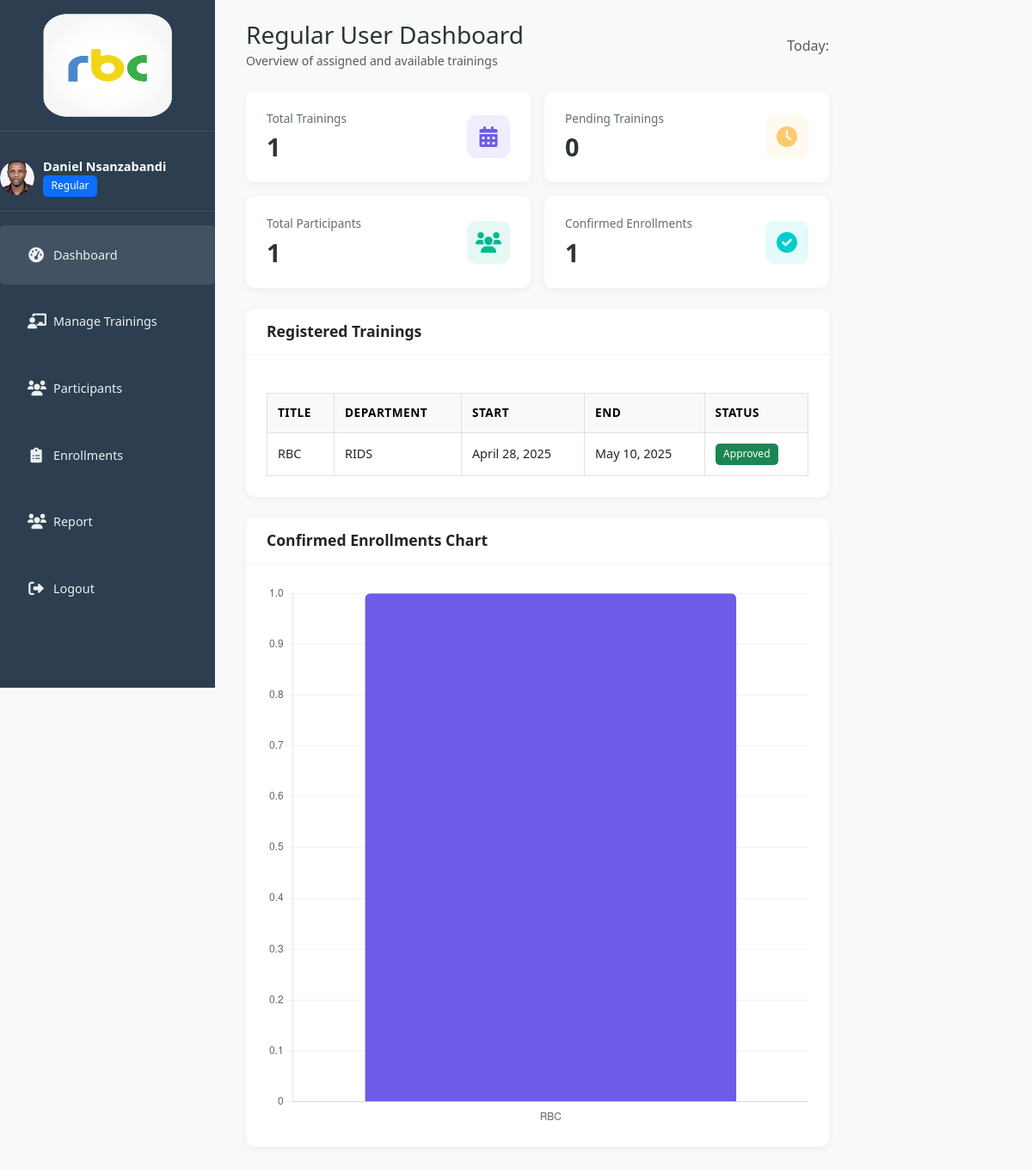
/ (signed in), run on the app's committed database.
### trainings/models.py (models this page shows, shortened)
class Staff(AbstractUser):
    ROLE_CHOICES = (
        ('admin', 'Admin'),
        ('regular', 'Regular'),
        ('supervisor', 'Supervisor'),
    )
    contact_number = models.CharField(max_length=20, blank=True)
    position = models.CharField(max_length=100, blank=True)
    department = models.ForeignKey(Department, on_delete=models.SET_NULL, null=True, blank=True)
    role = models.CharField(max_length=50, choices=ROLE_CHOICES, null=True, blank=True)
    profile_picture = models.ImageField(upload_to='profile_pics/', null=True, blank=True)
    active = models.BooleanField(default=False)

class Training(models.Model):
    STATUS_CHOICES = (
        ('pending', 'Pending Approval'),
        ('approved', 'Approved'),
        ('rejected', 'Rejected'),
        ('in_progress', 'In Progress'),
        ('completed', 'Completed'),
        ('canceled', 'Canceled'),
    )
    title = models.CharField(max_length=200)
    department = models.ForeignKey(Department, on_delete=models.SET_NULL, null=True, blank=True)
    province = models.ForeignKey(Province, on_delete=models.SET_NULL, null=True, blank=True)
    district = models.ForeignKey(District, on_delete=models.SET_NULL, null=True, blank=True)
    venue = models.CharField(max_length=255)
    start_date = models.DateField()
    end_date = models.DateField()
    max_capacity = models.PositiveIntegerField()
    rejection_reason = models.TextField(blank=True, null=True)
    coordinator = models.ForeignKey(
        'Staff',
        on_delete=models.SET_NULL,
        null=True,
        blank=True,
        related_name='coordinated_trainings'
    )
    created_by = models.ForeignKey('Staff', on_delete=models.CASCADE)
    status = models.CharField(max_length=20, choices=STATUS_CHOICES, default='pending')
    created_at = models.DateTimeField(auto_now_add=True)
    class Meta:
        ordering = ['-created_at']

class Department(models.Model):
    name = models.CharField(max_length=100, unique=True)
    class Meta:
        ordering = ['name']
    def __str__(self):
        return self.name

### trainings/views.py (the view)
# urls.py: path('', views.dashboard, name='dashboard'),
@login_required
def dashboard(request):
    staff = request.user
    if not staff.active or not staff.role:
        messages.warning(request, "Your account is pending approval. Please wait for admin activation.")
        return redirect('pending_approval')
    if staff.role == 'admin':
        trainings = Training.objects.all()
    elif staff.role == 'supervisor':
        trainings = Training.objects.filter(coordinator=staff)
    else:
        trainings = Training.objects.filter(department=staff.department)
    enrollments = Enrollment.objects.filter(training__in=trainings)
    participants = Participant.objects.all()
    if staff.role == 'regular':
        participants = participants.filter(department=staff.department)
    training_stats = {
        t.id: {
            'confirmed': t.enrollment_set.filter(confirmation_status='confirmed').count(),
            'pending': t.enrollment_set.filter(confirmation_status='pending').count(),
            'total': t.enrollment_set.count()
        }
        for t in trainings
    }
    context = {
        'staff': staff,
        'trainings': trainings,
        'training_stats': training_stats,
        'total_trainings': trainings.count(),
        'pending_trainings': trainings.filter(status='pending').count(),
        'total_confirmed': enrollments.filter(confirmation_status='confirmed').count(),
        'total_participants': participants.count(),
        'chart_labels': [t.title for t in trainings],
        'chart_data': [t.enrollment_set.filter(confirmation_status='confirmed').count() for t in trainings],
    }
    if staff.role == 'admin':
        return render(request, 'trainings/admin_dashboard.html', context)
    elif staff.role == 'supervisor':
        return render(request, 'trainings/supervisor_dashboard.html', context)
    else:
        return render(request, 'trainings/regular_dashboard.html', context)

### trainings/templates/trainings/regular_dashboard.html (shortened to what this page needs)
{% extends 'base.html' %}
{% load custom_tags %}
{% load static %}
{% block content %}
<div class="d-flex">
  {% include 'trainings/sidebar.html' %}
  <div class="main-content px-4 pt-4 w-100">
    <div class="row align-items-center mb-4">
      <div class="col-md-6">
        <h3 class="mb-0">Regular User Dashboard</h3>
        <small class="text-muted">Overview of assigned and available trainings</small>
      </div>
      <div class="col-md-6 text-end">
        <span class="text-muted">Today: {{ current_date }}</span>
      </div>
    </div>
    <div class="stats-cards mb-4">
      <div class="stat-card"><div class="stat-info"><h6>Total Trainings</h6><h3>{{ total_trainings }}</h3></div><div class="stat-icon"><i class="fas fa-calendar-alt"></i></div></div>
      <div class="stat-card"><div class="stat-info"><h6>Pending Trainings</h6><h3>{{ pending_trainings }}</h3></div><div class="stat-icon"><i class="fas fa-clock"></i></div></div>
      <div class="stat-card"><div class="stat-info"><h6>Total Participants</h6><h3>{{ total_participants }}</h3></div><div class="stat-icon"><i class="fas fa-users"></i></div></div>
      <div class="stat-card"><div class="stat-info"><h6>Confirmed Enrollments</h6><h3>{{ total_confirmed }}</h3></div><div class="stat-icon"><i class="fas fa-check-circle"></i></div></div>
    </div>
    <div class="card mb-4">
      <div class="card-header">
        <h4>Registered Trainings</h4>
      </div>
      <div class="card-body">
        {% if trainings %}
        <div class="table-responsive">
          <table class="table table-bordered table-sm table-hover">
            <thead class="table-light">
              <tr>
                <th>Title</th>
                <th>Department</th>
                <th>Start</th>
                <th>End</th>
                <th>Status</th>
              </tr>
            </thead>
            <tbody>
              {% for training in trainings %}
              <tr>
                <td>{{ training.title }}</td>
                <td>{{ training.department }}</td>
                <td>{{ training.start_date }}</td>
                <td>{{ training.end_date }}</td>
                <td>
                  {% if training.status == 'approved' %}
                    <span class="badge bg-success">{{ training.status|title }}</span>
                  {% elif training.status == 'pending' %}
                    <span class="badge bg-warning text-dark">{{ training.status|title }}</span>
                  {% else %}
                    <span class="badge bg-secondary">{{ training.status|title }}</span>
                  {% endif %}
                </td>
              </tr>
              {% endfor %}
            </tbody>
          </table>
        </div>
        {% else %}
        <div class="text-center py-4">
          <i class="fas fa-calendar-alt fa-2x text-muted mb-2"></i>
          <p>No trainings available for you at the moment.</p>
        </div>
        {% endif %}
      </div>
    </div>
    <div class="card">
      <div class="card-header">
        <h4>Confirmed Enrollments Chart</h4>
      </div>
      <div class="card-body">
        <canvas id="enrollmentChart" height="300"></canvas>
      </div>
    </div>
  </div>
</div>
<script>
  const ctx = document.getElementById('enrollmentChart').getContext('2d');
  const enrollmentChart = new Chart(ctx, {
    type: 'bar',
    data: {
      labels: {{ chart_labels|safe }},
      datasets: [{
        label: 'Confirmed Enrollments',
        data: {{ chart_data|safe }},
        backgroundColor: '#6c5ce7',
        borderRadius: 6,
      }]
    },
    options: {
      responsive: true,
      plugins: {
        legend: { display: false },
        title: { display: false }
      },
      scales: {
        y: {
          beginAtZero: true,
          grid: { color: 'rgba(0, 0, 0, 0.05)' }
        },
        x: {
          grid: { display: false }
        }
      }
    }
  });
</script>
{% endblock %}

### trainings/templates/trainings/sidebar.html (shortened to what this page needs)
{% load static %}
<div class="sidebar">
  <div class="logo">
    <img src="{% static 'img/logo1.png' %}" alt="Logo" width="150" height="120">
  </div>
  <div class="user-info">
    <div class="avatar">
      {% if staff.profile_picture %}
        <img src="{{ staff.profile_picture.url }}" alt="User avatar" class="rounded-circle" width="50" height="50">
      {% else %}
        <img src="https://via.placeholder.com/50" alt="User avatar" class="rounded-circle" width="50" height="50">
      {% endif %}
    </div>
    <div class="user-details">
      <h5>{{ staff.get_full_name }}</h5>
      <span class="badge bg-primary">{{ staff.role|title }}</span>
    </div>
  </div>
  <div class="menu">
    <ul>
      <li class="active">
        <a href="{% url 'dashboard' %}">
          <i class="fas fa-tachometer-alt"></i>
          <span>Dashboard</span>
        </a>
      </li>
      {% if staff.role == 'admin' %}
      <li>
        <a href="{% url 'training_list' %}">
          <i class="fas fa-chalkboard-teacher"></i>
          <span>Manage Trainings</span>
        </a>
      </li>
        <li>
          <a href="{% url 'participant_list' %}">
            <i class="fas fa-users"></i>
            <span>Manage Participants</span>
          </a>
        </li>
        <li>
          <a href="{% url 'staff_list' %}">
            <i class="fas fa-user-tie"></i>
            <span>Manage Staff</span>
          </a>
        </li>
        <li>
          <a href="{% url 'department_list' %}">
            <i class="fas fa-building"></i>
            <span>Manage Departments</span>
          </a>
        </li>
        <li>
          <a href="{% url 'enrollment_list' %}">
            <i class="fas fa-clipboard-list"></i>
            <span>Manage Enrollments</span>
          </a>
        </li>
        <li>
          <a href="{% url 'attendee_report' %}">
            <i class="fas fa-file-alt"></i>
            <span>Attendee Report</span>
          </a>
        </li>
      {% elif staff.role == 'regular' %}
        <li>
          <a href="{% url 'training_list' %}">
            <i class="fas fa-chalkboard-teacher"></i>
            <span>Manage Trainings</span>
          </a>
        </li>
        <li>
          <a href="{% url 'participant_list' %}">
            <i class="fas fa-users"></i>
            <span>Participants</span>
          </a>
        </li>
        <li>
          <a href="{% url 'enrollment_list' %}">
            <i class="fas fa-clipboard-list"></i>
            <span>Enrollments</span>
          </a>
        </li>
        <li>
          <a href="{% url 'my_training_report' %}">
            <i class="fas fa-users"></i>
            <span>Report</span>
          </a>
        </li>
      {% endif %}
      <li>
        <a href="{% url 'logout' %}">
          <i class="fas fa-sign-out-alt"></i>
          <span>Logout</span>
        </a>
      </li>
    </ul>
  </div>
</div>

### trainings/static/css/main_admin.css (style rules this page uses)
:root { --primary-color: #6c5ce7; --secondary-color: #00b894; --danger-color: #ff7675; --warning-color: #fdcb6e; --text-color: #2d3436; --light-text: #636e72; --bg-color: #f5f6fa; --card-bg: #ffffff; --sidebar-bg: #2c3e50; --sidebar-text: #ecf0f1; }
body { background-color: var(--bg-color); color: var(--text-color); font-family: 'Segoe UI', Tahoma, Geneva, Verdana, sans-serif; margin: 0; padding: 0; }
.sidebar { width: 250px; min-height: 100vh; background-color: #2c3e50; color: #fff; position: sticky; top: 0; }
.logo { padding: 1rem 0; border-bottom: 1px solid rgba(255,255,255,0.1); margin-bottom: 1rem; text-align: center; }
.user-info { display: flex; align-items: center; padding: 1rem 0; border-bottom: 1px solid rgba(255,255,255,0.1); margin-bottom: 1rem; }
.avatar { width: 40px; height: 40px; border-radius: 50%; overflow: hidden; margin-right: 10px; }
.avatar img { width: 100%; height: 100%; object-fit: cover; }
.user-details h5 { margin: 0; font-size: 0.9rem; font-weight: 600; }
.menu ul { list-style: none; padding: 0; margin: 0; }
.menu li { margin-bottom: 0.5rem; border-radius: 5px; transition: all 0.3s; }
.menu li.active, .menu li:hover { background-color: rgba(255,255,255,0.1); }
.menu li a, .menu li { display: flex; align-items: center; padding: 0.75rem 1rem; color: var(--sidebar-text); text-decoration: none; font-size: 0.9rem; }
.menu li i { margin-right: 10px; font-size: 1.1rem; width: 20px; text-align: center; }
.main-content { flex: 1; margin-left: 250px; padding: 1rem; }
.stats-cards { display: grid; grid-template-columns: repeat(auto-fit, minmax(240px, 1fr)); gap: 1rem; margin-bottom: 1.5rem; }
.stat-card { background-color: var(--card-bg); border-radius: 10px; padding: 1.5rem; box-shadow: 0 2px 10px rgba(0,0,0,0.05); display: flex; justify-content: space-between; align-items: center; transition: transform 0.3s; }
.stat-info h6 { margin: 0; color: var(--light-text); font-size: 0.85rem; font-weight: 500; }
.stat-info h3 { margin: 0.5rem 0 0; font-weight: 600; font-size: 1.8rem; }
.stat-icon { width: 50px; height: 50px; border-radius: 10px; background-color: rgba(108, 92, 231, 0.1); display: flex; align-items: center; justify-content: center; color: var(--primary-color); font-size: 1.5rem; }
.stat-card:nth-child(2) .stat-icon { background-color: rgba(253, 203, 110, 0.1); color: var(--warning-color); }
.stat-card:nth-child(3) .stat-icon { background-color: rgba(0, 184, 148, 0.1); color: var(--secondary-color); }
.stat-card:nth-child(4) .stat-icon { background-color: rgba(0, 206, 201, 0.1); color: #00cec9; }
.card { background-color: var(--card-bg); border-radius: 10px; box-shadow: 0 2px 10px rgba(0,0,0,0.05); overflow: hidden; margin-bottom: 1.5rem; border: none; }
.card-header { padding: 1rem 1.5rem; border-bottom: 1px solid rgba(0,0,0,0.05); background-color: var(--card-bg); }
.card-header h4 { margin: 0; font-size: 1.1rem; font-weight: 600; }
.card-body { padding: 1.5rem; }
.table { width: 100%; margin-bottom: 0; }
.table th { font-weight: 600; font-size: 0.85rem; text-transform: uppercase; letter-spacing: 0.5px; border-top: none; padding: 0.75rem; vertical-align: middle; }
.table td { padding: 0.75rem; vertical-align: middle; font-size: 0.9rem; }
.badge { padding: 0.4rem 0.6rem; font-size: 0.75rem; font-weight: 500; border-radius: 5px; }
html, body { height: 100%; margin: 0; padding: 0; scroll-behavior: smooth; overflow-x: hidden; }
body { display: flex; flex-direction: column; }
.sidebar { position: fixed; left: 0; top: 0; height: 100vh; overflow-y: auto; z-index: 100; }
.main-content { margin-left: 250px; flex: 1; min-height: 100vh; padding: 1rem; overflow-y: auto; position: relative; top: 0; }
.main-content { padding-top: 20px; width: calc(100% - 250px); box-sizing: border-box; }
.top-nav, h1, h2, h3, h4 { margin-top: 0; padding-top: 0; }
.table-responsive { width: 100%; margin-top: 20px; }

### data on the page
Staff: profile_picture (picture), get_full_name "Daniel Nsanzabandi", role "Regular"
Training: title "RBC", department "RIDS", start_date "April 28, 2025", end_date "May 10, 2025", status "Approved"

### other printed values
{{ total_trainings }} "1"
{{ pending_trainings }} "0"
{{ total_participants }} "1"
{{ total_confirmed }} "1"
chart data {{ chart_labels|safe }} ['RBC']
chart data {{ chart_data|safe }} [1]
